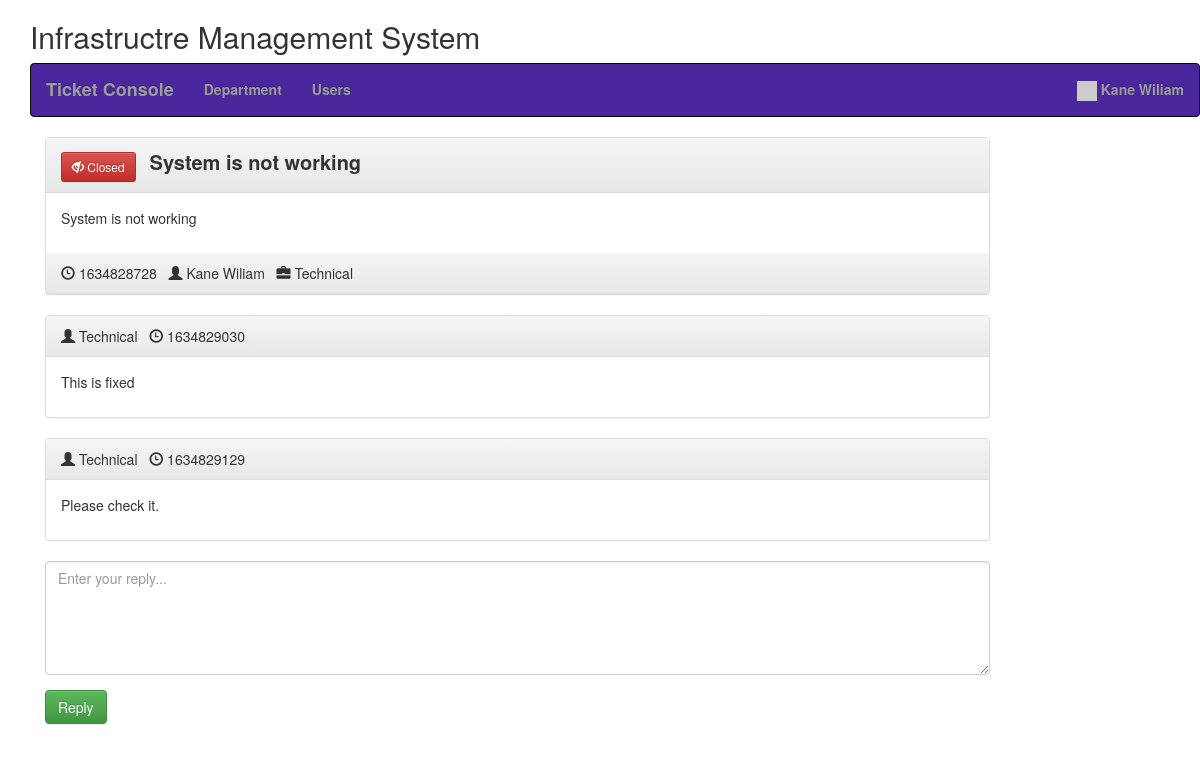
Page /view_ticket.php?id=617181b83c1e7 (signed in) on the committed database.
### tables this page shows
CREATE TABLE `users` (
  `id` int(11) NOT NULL,
  `email` varchar(250) NOT NULL,
  `password` varchar(250) NOT NULL,
  `create_date` datetime NOT NULL DEFAULT current_timestamp(),
  `name` varchar(250) NOT NULL,
  `user_type` enum('admin','user') NOT NULL,
  `status` int(11) NOT NULL
);

CREATE TABLE `tickets` (
  `id` int(11) NOT NULL,
  `uniqid` varchar(20) NOT NULL,
  `user` int(11) NOT NULL,
  `title` varchar(250) NOT NULL,
  `init_msg` text NOT NULL,
  `department` int(11) NOT NULL,
  `date` varchar(250) NOT NULL,
  `last_reply` int(11) NOT NULL,
  `user_read` int(11) NOT NULL,
  `admin_read` int(11) NOT NULL,
  `resolved` int(11) NOT NULL
);

CREATE TABLE `departments` (
  `id` int(11) NOT NULL,
  `name` varchar(250) NOT NULL,
  `status` int(11) NOT NULL DEFAULT 1
);

CREATE TABLE `ticket_replies` (
  `id` int(11) NOT NULL,
  `user` int(11) NOT NULL,
  `text` text NOT NULL,
  `ticket_id` text NOT NULL,
  `date` varchar(20) NOT NULL
);

### class/Database.php (called while the page is built)
<?php
class Database {
    public function dbConnect() {
        static $DBH = null;
        if (is_null($DBH)) {
			$connection = new mysqli(HOST, USER, PASSWORD, DATABASE);
			if($connection->connect_error){
				die("Error failed to connect to MySQL: " . $connection->connect_error);
			} else {
				$DBH = $connection;
			}
        }
        return $DBH;
    }
}

### init.php (called while the page is built, shortened)
<?php
require 'class/Database.php';
require 'class/Users.php';
require 'class/Tickets.php';
$users = new Users;
$tickets = new Tickets;
?>

### class/Users.php (called while the page is built, shortened)
<?php
class Users extends Database {
	private $userTable = 'users';
	private $dbConnect = false;
	public function __construct(){
        $this->dbConnect = $this->dbConnect();
    }
	public function getUserInfo() {
		if(!empty($_SESSION["userid"])) {
			$sqlQuery = "SELECT * FROM ".$this->userTable."
				WHERE id ='".$_SESSION["userid"]."'";
			$result = mysqli_query($this->dbConnect, $sqlQuery);
			$userDetails = mysqli_fetch_assoc($result);
			return $userDetails;
		}
	}
}

### class/Tickets.php (called while the page is built, shortened)
<?php
class Tickets extends Database {
    private $ticketTable = 'tickets';
	private $ticketRepliesTable = 'ticket_replies';
	private $dbConnect = false;
	public function __construct(){
        $this->dbConnect = $this->dbConnect();
    }
    public function ticketInfo($id) {
		$sqlQuery = "SELECT t.id, t.uniqid, t.title, t.user, t.init_msg as message, t.date, t.last_reply, t.resolved, u.name as creater, d.name as department
			FROM ".$this->ticketTable." t
			LEFT JOIN users u ON t.user = u.id
			LEFT JOIN departments d ON t.department = d.id
			WHERE t.uniqid = '".$id."'";
		$result = mysqli_query($this->dbConnect, $sqlQuery);
        $tickets = mysqli_fetch_assoc($result);
        return $tickets;
    }
	public function getTicketReplies($id) {
		$sqlQuery = "SELECT r.id, r.text as message, r.date, u.name as creater, d.name as department, u.user_type
			FROM ".$this->ticketRepliesTable." r
			LEFT JOIN ".$this->ticketTable." t ON r.ticket_id = t.id
			LEFT JOIN users u ON r.user = u.id
			LEFT JOIN departments d ON t.department = d.id
			WHERE r.ticket_id = '".$id."'";
		$result = mysqli_query($this->dbConnect, $sqlQuery);
       	$data= array();
		while ($row = mysqli_fetch_array($result, MYSQLI_ASSOC)) {
			$data[]=$row;
		}
        return $data;
    }
	public function updateTicketReadStatus($ticketId) {
		$updateField = '';
		if(isset($_SESSION["admin"])) {
			$updateField = "admin_read = '1'";
		} else {
			$updateField = "user_read = '1'";
		}
		$updateTicket = "UPDATE ".$this->ticketTable."
			SET $updateField
			WHERE id = '".$ticketId."'";
		mysqli_query($this->dbConnect, $updateTicket);
	}
}

### view_ticket.php (the view, shortened to what this page needs)
<?php
include 'init.php';
include('inc/header.php');
$ticketDetails = $tickets->ticketInfo($_GET['id']);
$ticketReplies = $tickets->getTicketReplies($ticketDetails['id']);
$user = $users->getUserInfo();
?>
<link rel="stylesheet" href="css/style.css" />
<?php include('inc/container.php');?>
<div class="container">
	<div class="row home-sections">
	<h2>Infrastructre Management System</h2>
	<?php include('menus.php'); ?>
	</div>
	<section class="comment-list">
		<article class="row">
			<div class="col-md-10 col-sm-10">
				<div class="panel panel-default arrow left">
					<div class="panel-heading right">
					<?php if($ticketDetails['resolved']) { ?>
					<button type="button" class="btn btn-danger btn-sm">
					  <span class="glyphicon glyphicon-eye-close"></span> Closed
					</button>
					<?php } else { ?>
					<button type="button" class="btn btn-success btn-sm">
					  <span class="glyphicon glyphicon-eye-open"></span> Open
					</button>
					<?php } ?>
					<span class="ticket-title"><?php echo $ticketDetails['title']; ?></span>
					</div>
					<div class="panel-body">
						<div class="comment-post">
						<p>
						<?php echo $ticketDetails['message']; ?>
						</p>
						</div>
					</div>
					<div class="panel-heading right">
						<span class="glyphicon glyphicon-time"></span> <time class="comment-date" datetime="16-12-2014 01:05"><i class="fa fa-clock-o"></i> <?php echo $ticketDetails['date']; ?></time>
						&nbsp;&nbsp;<span class="glyphicon glyphicon-user"></span> <?php echo $ticketDetails['creater']; ?>
						&nbsp;&nbsp;<span class="glyphicon glyphicon-briefcase"></span> <?php echo $ticketDetails['department']; ?>
					</div>
				</div>
			</div>
		</article>
		<?php foreach ($ticketReplies as $replies) { ?>
			<article class="row">
				<div class="col-md-10 col-sm-10">
					<div class="panel panel-default arrow right">
						<div class="panel-heading">
							<?php if($replies['user_type'] == 'admin') { ?>
								<span class="glyphicon glyphicon-user"></span> <?php echo $ticketDetails['department']; ?>
							<?php } else { ?>
								<span class="glyphicon glyphicon-user"></span> <?php echo $replies['creater']; ?>
							<?php } ?>
							&nbsp;&nbsp;<span class="glyphicon glyphicon-time"></span> <time class="comment-date" datetime="16-12-2014 01:05"><i class="fa fa-clock-o"></i> <?php echo $replies['date']; ?></time>
						</div>
						<div class="panel-body">
							<div class="comment-post">
							<p>
							<?php echo $replies['message']; ?>
							</p>
							</div>
						</div>
					</div>
				</div>
			</article>
		<?php } ?>
		<form method="post" id="ticketReply">
			<article class="row">
				<div class="col-md-10 col-sm-10">
					<div class="form-group">
						<textarea class="form-control" rows="5" id="message" name="message" placeholder="Enter your reply..." required></textarea>
					</div>
			</div>
			</article>
			<article class="row">
				<div class="col-md-10 col-sm-10">
					<div class="form-group">
						<input type="submit" name="reply" id="reply" class="btn btn-success" value="Reply" />
					</div>
				</div>
			</article>
		</form>
	</section>
</div>
<?php include('inc/footer.php');?>

### inc/header.php (shortened to what this page needs)
<!DOCTYPE html>
<html>
<head>
<link rel="stylesheet" href="https://maxcdn.bootstrapcdn.com/bootstrap/3.3.5/css/bootstrap.min.css">
<link rel="stylesheet" href="https://maxcdn.bootstrapcdn.com/bootstrap/3.3.5/css/bootstrap-theme.min.css">
<body>

### inc/container.php
</head>
<body class="">
<div class="container" style="min-height:500px; ">

### menus.php (shortened to what this page needs)
<nav class="navbar navbar-inverse" style="background:#4A279C;color:#f6f8f9;font-weight:bold;">
	<div class="container-fluid">
		<ul class="nav navbar-nav menus">
			<li id="ticket"><a href="ticket.php" class="navbar-brand">Ticket Console</a></li>
			<?php if(isset($_SESSION["admin"])) { ?>
				<li id="department"><a href="department.php" >Department</a></li>
				<li id="user"><a href="user.php" >Users</a></li>
			<?php } ?>
		</ul>
		<ul class="nav navbar-nav navbar-right">
			<li class="dropdown">
				<a href="#" class="dropdown-toggle" data-toggle="dropdown"><span class="label label-pill label-danger count"></span>
				<img src="//gravatar.com/avatar/<?php echo md5($user['email']); ?>?s=100" width="20px">&nbsp;<?php if(isset($_SESSION["userid"])) { echo $user['name']; } ?></a>
			</li>
		</ul>
	</div>
</nav>

### inc/footer.php (shortened to what this page needs)
</div>
</body></html>

### css/style.css (style rules this page uses)
.ticket-title { font-weight:bold; font-size:20px; margin-left:10px; }

### rows in the picture
users: name "Kane Wiliam"
tickets: title "System is not working", init_msg "System is not working", date "1634828728", users.name "Kane Wiliam", departments.name "Technical"
ticket_replies: date "1634829030", text "This is fixed"
departments: name "Technical"
ticket_replies: date "1634829129", text "Please check it."
